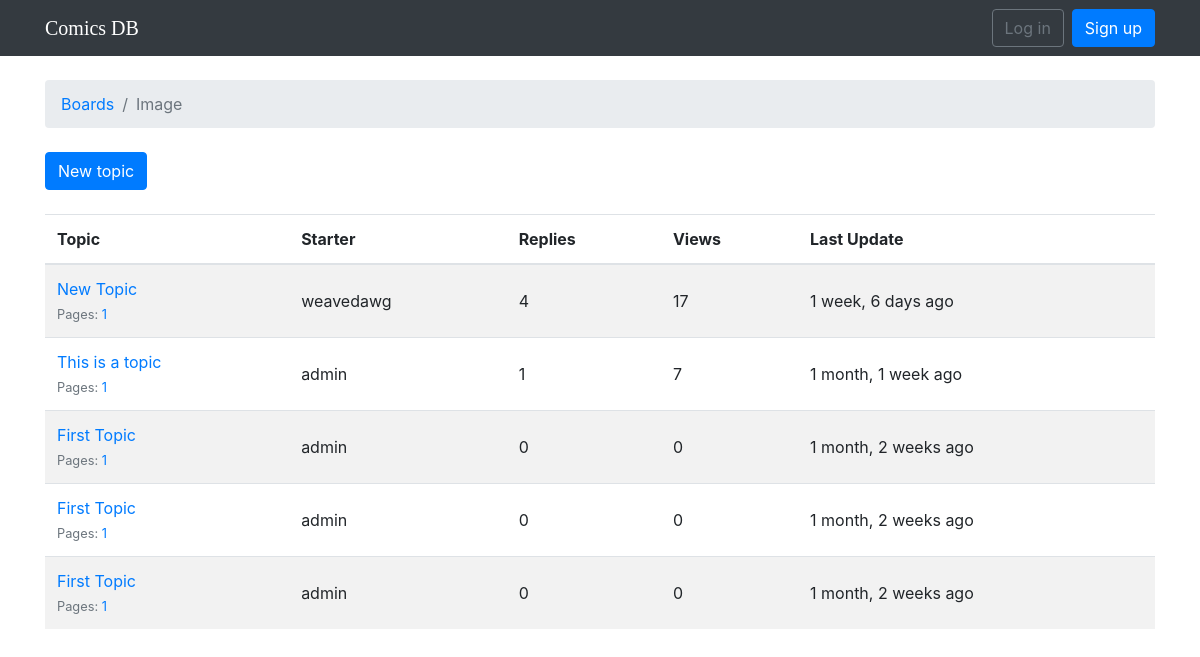
Before: /boards/2/ with the older database file.
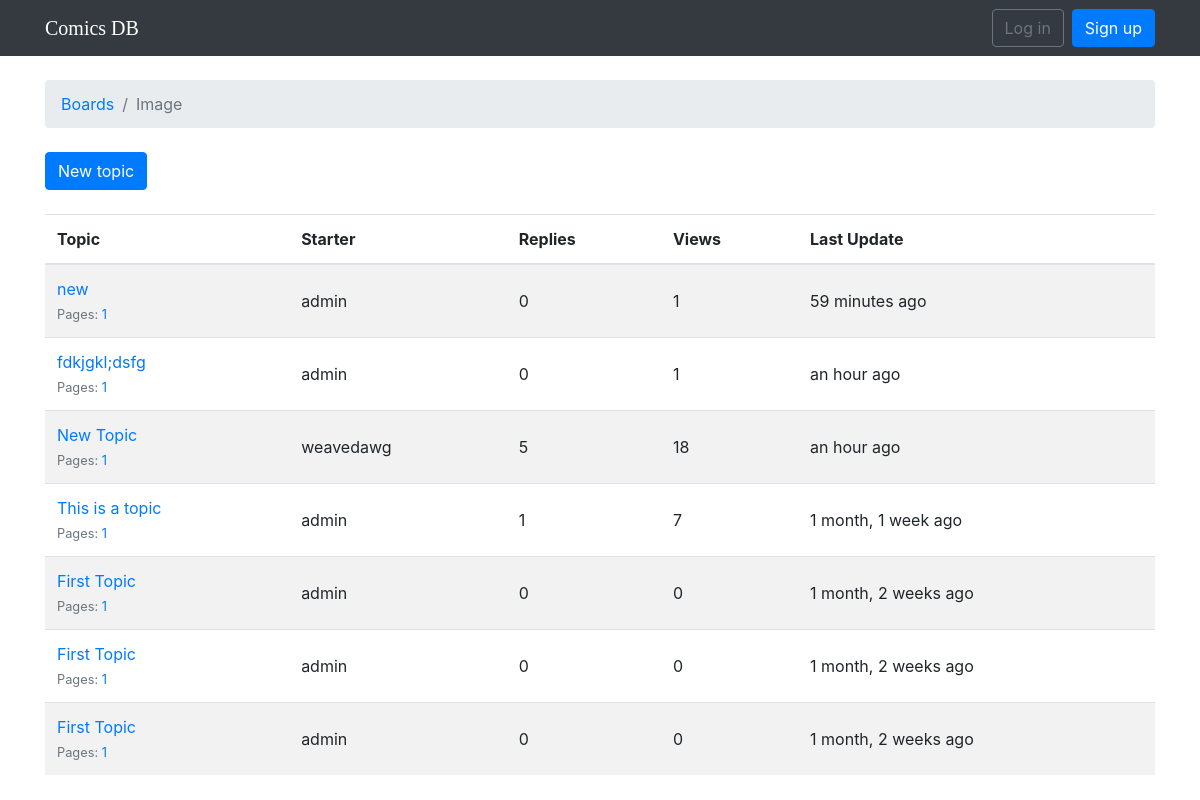
After: the same page with the newer database file.
### boards/models.py (models this page shows, shortened)
class Topic(models.Model):
    subject = models.CharField(max_length=255)
    last_updated = models.DateTimeField(auto_now_add=True)
    board = models.ForeignKey(Board, related_name='topics', on_delete=models.CASCADE,)
    starter = models.ForeignKey(User, related_name='topics', on_delete=models.CASCADE,)
    views = models.PositiveIntegerField(default=0)
    def get_page_count(self):
        count = self.posts.count()
        pages = count / 20
        return math.ceil(pages)
    def has_many_pages(self, count=None):
        if count is None:
            count = self.get_page_count()
        return count > 6
    def get_page_range(self):
        count = self.get_page_count()
        if self.has_many_pages(count):
            return range(1, 5)
        return range(1, count + 1)

### boards/views.py (the view)
# urls.py: url(r'^boards/(?P<pk>\d+)/$', views.TopicListView.as_view(), name='board_topics'),
class TopicListView(ListView):
    model = Topic
    context_object_name = 'topics'
    template_name = 'topics.html'
    paginate_by = 20
    def get_context_data(self, **kwargs):
        kwargs['board'] = self.board
        return super().get_context_data(**kwargs)
    def get_queryset(self):
        self.board = get_object_or_404(Board, pk=self.kwargs.get('pk'))
        queryset = self.board.topics.order_by('-last_updated').annotate(replies=Count('posts') - 1)
        return queryset

### templates/topics.html (shortened to what this page needs)
{% extends 'base.html' %}
{% load humanize %}
{% block breadcrumb %}
  <li class="breadcrumb-item"><a href="{% url 'home' %}">Boards</a></li>
  <li class="breadcrumb-item active">{{ board.name }}</li>
{% endblock %}
{% block content %}
  <div class="mb-4">
    <a href="{% url 'new_topic' board.pk %}" class="btn btn-primary">New topic</a>
  </div>
  <table class="table table-striped mb-4">
    <thead class="thead-inverse">
      <tr>
        <th>Topic</th>
        <th>Starter</th>
        <th>Replies</th>
        <th>Views</th>
        <th>Last Update</th>
      </tr>
    </thead>
    <tbody>
      {% for topic in topics %}
        {% url 'topic_posts' board.pk topic.pk as topic_url %}
        <tr>
          <td>
            <p class="mb-0">
              <a href="{{ topic_url }}">{{ topic.subject }}</a>
            </p>
            <small class="text-muted">
              Pages:
              {% for i in topic.get_page_range %}
                <a href="{{ topic_url }}?page={{ i }}">{{ i }}</a>
              {% endfor %}
            </small>
          </td>
          <td class="align-middle">{{ topic.starter.username }}</td>
          <td class="align-middle">{{ topic.replies }}</td>
          <td class="align-middle">{{ topic.views }}</td>
          <td class="align-middle">{{ topic.last_updated|naturaltime }}</td>
        </tr>
      {% endfor %}
    </tbody>
  </table>
{% endblock %}

Changed rows visible on the page:
added Topic: subject "new", get_page_range "1", starter.username "admin", replies "0", views "1", last_updated "59 minutes ago"
added Topic: subject "fdkjgkl;dsfg", get_page_range "1", starter.username "admin", replies "0", views "1", last_updated "an hour ago"
changed Topic "New Topic": replies "4" → "5"; views "17" → "18"; last_updated "1 week, 6 days ago" → "an hour ago"
